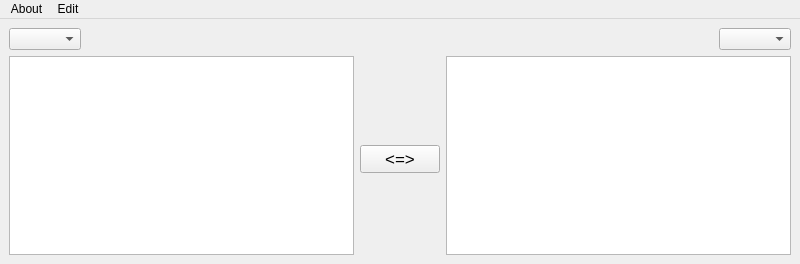
<?xml version="1.0" encoding="UTF-8"?>
<ui version="4.0">
 <class>MainWindow</class>
 <widget class="QMainWindow" name="MainWindow">
  <property name="geometry">
   <rect>
    <x>0</x>
    <y>0</y>
    <width>800</width>
    <height>264</height>
   </rect>
  </property>
  <property name="windowTitle">
   <string>MainWindow</string>
  </property>
  <widget class="QWidget" name="centralwidget">
   <layout class="QGridLayout" name="gridLayout">
    <item row="2" column="2">
     <widget class="QPushButton" name="pushButton_swap">
      <property name="font">
       <font>
        <pointsize>13</pointsize>
       </font>
      </property>
      <property name="text">
       <string>&lt;=&gt;</string>
      </property>
     </widget>
    </item>
    <item row="0" column="0">
     <widget class="QComboBox" name="comboBox_source"/>
    </item>
    <item row="0" column="4">
     <widget class="QComboBox" name="comboBox_target"/>
    </item>
    <item row="1" column="2">
     <spacer name="verticalSpacer_2">
      <property name="orientation">
       <enum>Qt::Vertical</enum>
      </property>
      <property name="sizeHint" stdset="0">
       <size>
        <width>20</width>
        <height>40</height>
       </size>
      </property>
     </spacer>
    </item>
    <item row="0" column="1">
     <spacer name="horizontalSpacer_2">
      <property name="orientation">
       <enum>Qt::Horizontal</enum>
      </property>
      <property name="sizeHint" stdset="0">
       <size>
        <width>40</width>
        <height>20</height>
       </size>
      </property>
     </spacer>
    </item>
    <item row="3" column="2">
     <spacer name="verticalSpacer">
      <property name="orientation">
       <enum>Qt::Vertical</enum>
      </property>
      <property name="sizeHint" stdset="0">
       <size>
        <width>20</width>
        <height>40</height>
       </size>
      </property>
     </spacer>
    </item>
    <item row="0" column="3">
     <spacer name="horizontalSpacer_3">
      <property name="orientation">
       <enum>Qt::Horizontal</enum>
      </property>
      <property name="sizeHint" stdset="0">
       <size>
        <width>40</width>
        <height>20</height>
       </size>
      </property>
     </spacer>
    </item>
    <item row="1" column="0" rowspan="3" colspan="2">
     <widget class="QTextEdit" name="textEdit_source">
      <property name="font">
       <font>
        <family>Helvetica</family>
        <pointsize>18</pointsize>
       </font>
      </property>
     </widget>
    </item>
    <item row="1" column="3" rowspan="3" colspan="2">
     <widget class="QTextEdit" name="textEdit_target">
      <property name="font">
       <font>
        <family>Helvetica</family>
        <pointsize>18</pointsize>
       </font>
      </property>
     </widget>
    </item>
   </layout>
  </widget>
  <widget class="QMenuBar" name="menubar">
   <property name="geometry">
    <rect>
     <x>0</x>
     <y>0</y>
     <width>800</width>
     <height>22</height>
    </rect>
   </property>
   <widget class="QMenu" name="menuAbout">
    <property name="title">
     <string>About</string>
    </property>
    <addaction name="actionPreferences"/>
   </widget>
   <widget class="QMenu" name="menuEdit">
    <property name="title">
     <string>Edit</string>
    </property>
    <addaction name="actionUpdate_Libraries"/>
   </widget>
   <addaction name="menuAbout"/>
   <addaction name="menuEdit"/>
  </widget>
  <action name="actionPreferences">
   <property name="text">
    <string>Preferences</string>
   </property>
   <property name="shortcut">
    <string>Ctrl+,</string>
   </property>
  </action>
  <action name="actionUpdate_Libraries">
   <property name="text">
    <string>Update Libraries</string>
   </property>
   <property name="shortcut">
    <string>Ctrl+U</string>
   </property>
  </action>
 </widget>
 <tabstops>
  <tabstop>comboBox_source</tabstop>
  <tabstop>comboBox_target</tabstop>
  <tabstop>pushButton_swap</tabstop>
  <tabstop>textEdit_source</tabstop>
  <tabstop>textEdit_target</tabstop>
 </tabstops>
 <resources/>
 <connections/>
</ui>
